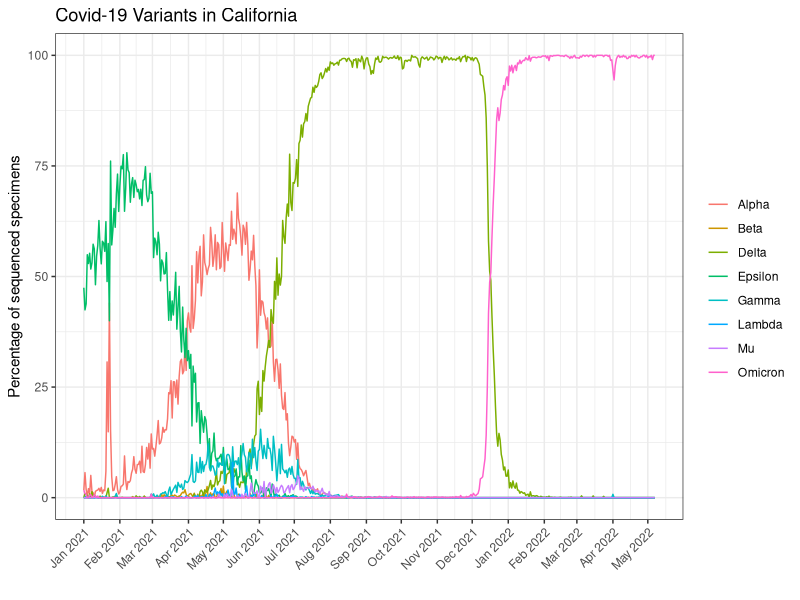

Recreate this plot in R.
## ---- chunk 1
#Load necessary packages.They were already installed using install.packages("package_name")
library(ggplot2)
library(lubridate)
library(dplyr)
## ---- chunk 2
#Import the data
dat <- read.csv("covid19_variants.csv")
## ---- chunk 3
#Look at the data
head(dat)
## ---- chunk 4
#Use lubridate to format the date column as actual dates and not a string
dat$date <- ymd(dat$date)
## ---- chunk 5
#Filter out the "Other" and "Total" entries
filter_dat <- filter(dat, variant_name != "Total" & variant_name != "Other")
## ---- chunk 6
#Plot!
vid_plot <- ggplot(filter_dat) + aes(date, percentage) +
  geom_line(aes(color = variant_name)) +
  labs(x="", y="Percentage of sequenced specimens", 
       title= "Covid-19 Variants in California", color="") + 
  scale_x_date(date_breaks="1 month", date_labels="%b %Y") 
  
vid_plot + theme_bw() + 
  theme(axis.text.x = element_text(angle = 45, hjust = 1))
